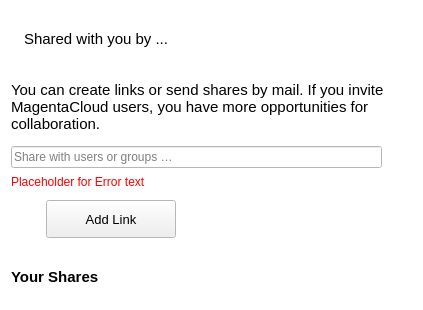
<?xml version="1.0" encoding="UTF-8"?>
<ui version="4.0">
 <class>OCC::ShareUserGroupWidget</class>
 <widget class="QWidget" name="OCC::ShareUserGroupWidget">
  <property name="geometry">
   <rect>
    <x>0</x>
    <y>0</y>
    <width>423</width>
    <height>310</height>
   </rect>
  </property>
  <property name="sizePolicy">
   <sizepolicy hsizetype="Preferred" vsizetype="Preferred">
    <horstretch>0</horstretch>
    <verstretch>0</verstretch>
   </sizepolicy>
  </property>
  <property name="palette">
   <palette>
    <active>
     <colorrole role="Base">
      <brush brushstyle="SolidPattern">
       <color alpha="255">
        <red>255</red>
        <green>255</green>
        <blue>255</blue>
       </color>
      </brush>
     </colorrole>
     <colorrole role="Window">
      <brush brushstyle="SolidPattern">
       <color alpha="255">
        <red>255</red>
        <green>255</green>
        <blue>255</blue>
       </color>
      </brush>
     </colorrole>
    </active>
    <inactive>
     <colorrole role="Base">
      <brush brushstyle="SolidPattern">
       <color alpha="255">
        <red>255</red>
        <green>255</green>
        <blue>255</blue>
       </color>
      </brush>
     </colorrole>
     <colorrole role="Window">
      <brush brushstyle="SolidPattern">
       <color alpha="255">
        <red>255</red>
        <green>255</green>
        <blue>255</blue>
       </color>
      </brush>
     </colorrole>
    </inactive>
    <disabled>
     <colorrole role="Base">
      <brush brushstyle="SolidPattern">
       <color alpha="255">
        <red>255</red>
        <green>255</green>
        <blue>255</blue>
       </color>
      </brush>
     </colorrole>
     <colorrole role="Window">
      <brush brushstyle="SolidPattern">
       <color alpha="255">
        <red>255</red>
        <green>255</green>
        <blue>255</blue>
       </color>
      </brush>
     </colorrole>
    </disabled>
   </palette>
  </property>
  <layout class="QVBoxLayout" name="verticalLayout">
   <property name="spacing">
    <number>11</number>
   </property>
   <property name="bottomMargin">
    <number>5</number>
   </property>
   <item>
    <layout class="QHBoxLayout" name="horizontalLayout_2">
     <property name="rightMargin">
      <number>0</number>
     </property>
     <item>
      <widget class="QLabel" name="cloudIconLabel">
       <property name="sizePolicy">
        <sizepolicy hsizetype="Fixed" vsizetype="Fixed">
         <horstretch>0</horstretch>
         <verstretch>0</verstretch>
        </sizepolicy>
       </property>
       <property name="text">
        <string notr="true"/>
       </property>
       <property name="pixmap">
        <pixmap resource="../../theme.qrc">:/client/theme/magenta/user/default@svg.svg</pixmap>
       </property>
       <property name="alignment">
        <set>Qt::AlignLeading|Qt::AlignLeft|Qt::AlignVCenter</set>
       </property>
      </widget>
     </item>
     <item>
      <widget class="QLabel" name="sharedAccountInfo">
       <property name="font">
        <font>
         <family>Segoe UI</family>
         <pointsize>11</pointsize>
        </font>
       </property>
       <property name="text">
        <string>Shared with you by ...</string>
       </property>
       <property name="wordWrap">
        <bool>true</bool>
       </property>
      </widget>
     </item>
    </layout>
   </item>
   <item>
    <widget class="QLabel" name="shareInfolabel">
     <property name="font">
      <font>
       <family>Segoe UI</family>
       <pointsize>11</pointsize>
      </font>
     </property>
     <property name="text">
      <string>You can create links or send shares by mail. If you invite MagentaCloud users, you have more opportunities for collaboration.</string>
     </property>
     <property name="wordWrap">
      <bool>true</bool>
     </property>
    </widget>
   </item>
   <item>
    <layout class="QVBoxLayout" name="verticalLayout_2">
     <item>
      <layout class="QHBoxLayout" name="shareeHorizontalLayout" stretch="0,0">
       <property name="spacing">
        <number>6</number>
       </property>
       <property name="leftMargin">
        <number>0</number>
       </property>
       <property name="topMargin">
        <number>0</number>
       </property>
       <property name="rightMargin">
        <number>0</number>
       </property>
       <property name="bottomMargin">
        <number>0</number>
       </property>
       <item>
        <widget class="QLineEdit" name="shareeLineEdit">
         <property name="sizePolicy">
          <sizepolicy hsizetype="Expanding" vsizetype="Fixed">
           <horstretch>0</horstretch>
           <verstretch>0</verstretch>
          </sizepolicy>
         </property>
         <property name="styleSheet">
          <string notr="true">font: 10pt &quot;Segoe UI&quot; &quot;#666&quot;;</string>
         </property>
         <property name="placeholderText">
          <string>Share with users or groups …</string>
         </property>
        </widget>
       </item>
       <item>
        <widget class="QToolButton" name="confirmShare">
         <property name="icon">
          <iconset resource="../../theme.qrc">
           <normaloff>:/client/theme/confirm.svg</normaloff>:/client/theme/confirm.svg</iconset>
         </property>
         <property name="autoRaise">
          <bool>true</bool>
         </property>
        </widget>
       </item>
      </layout>
     </item>
     <item>
      <widget class="QLabel" name="errorLabel">
       <property name="sizePolicy">
        <sizepolicy hsizetype="Ignored" vsizetype="Fixed">
         <horstretch>0</horstretch>
         <verstretch>0</verstretch>
        </sizepolicy>
       </property>
       <property name="palette">
        <palette>
         <active>
          <colorrole role="WindowText">
           <brush brushstyle="SolidPattern">
            <color alpha="255">
             <red>255</red>
             <green>0</green>
             <blue>0</blue>
            </color>
           </brush>
          </colorrole>
         </active>
         <inactive>
          <colorrole role="WindowText">
           <brush brushstyle="SolidPattern">
            <color alpha="255">
             <red>255</red>
             <green>0</green>
             <blue>0</blue>
            </color>
           </brush>
          </colorrole>
         </inactive>
         <disabled>
          <colorrole role="WindowText">
           <brush brushstyle="SolidPattern">
            <color alpha="255">
             <red>123</red>
             <green>121</green>
             <blue>134</blue>
            </color>
           </brush>
          </colorrole>
         </disabled>
        </palette>
       </property>
       <property name="font">
        <font>
         <family>Segoe UI</family>
        </font>
       </property>
       <property name="text">
        <string notr="true">Placeholder for Error text</string>
       </property>
       <property name="textFormat">
        <enum>Qt::PlainText</enum>
       </property>
       <property name="alignment">
        <set>Qt::AlignLeading|Qt::AlignLeft|Qt::AlignTop</set>
       </property>
       <property name="wordWrap">
        <bool>true</bool>
       </property>
      </widget>
     </item>
    </layout>
   </item>
   <item>
    <layout class="QHBoxLayout" name="horizontalLayout">
     <item>
      <widget class="QPushButton" name="addLinkButton">
       <property name="sizePolicy">
        <sizepolicy hsizetype="Maximum" vsizetype="Maximum">
         <horstretch>0</horstretch>
         <verstretch>0</verstretch>
        </sizepolicy>
       </property>
       <property name="minimumSize">
        <size>
         <width>130</width>
         <height>38</height>
        </size>
       </property>
       <property name="font">
        <font>
         <family>Segoe UI</family>
         <pointsize>10</pointsize>
        </font>
       </property>
       <property name="text">
        <string>Add Link</string>
       </property>
      </widget>
     </item>
     <item>
      <spacer name="horizontalSpacer">
       <property name="orientation">
        <enum>Qt::Horizontal</enum>
       </property>
       <property name="sizeType">
        <enum>QSizePolicy::Preferred</enum>
       </property>
       <property name="sizeHint" stdset="0">
        <size>
         <width>200</width>
         <height>13</height>
        </size>
       </property>
      </spacer>
     </item>
    </layout>
   </item>
   <item>
    <widget class="QLabel" name="errorLabel_2">
     <property name="sizePolicy">
      <sizepolicy hsizetype="Preferred" vsizetype="Preferred">
       <horstretch>0</horstretch>
       <verstretch>0</verstretch>
      </sizepolicy>
     </property>
     <property name="palette">
      <palette>
       <active>
        <colorrole role="WindowText">
         <brush brushstyle="SolidPattern">
          <color alpha="255">
           <red>0</red>
           <green>0</green>
           <blue>0</blue>
          </color>
         </brush>
        </colorrole>
       </active>
       <inactive>
        <colorrole role="WindowText">
         <brush brushstyle="SolidPattern">
          <color alpha="255">
           <red>0</red>
           <green>0</green>
           <blue>0</blue>
          </color>
         </brush>
        </colorrole>
       </inactive>
       <disabled>
        <colorrole role="WindowText">
         <brush brushstyle="SolidPattern">
          <color alpha="255">
           <red>123</red>
           <green>121</green>
           <blue>134</blue>
          </color>
         </brush>
        </colorrole>
       </disabled>
      </palette>
     </property>
     <property name="font">
      <font>
       <family>Segoe UI</family>
       <pointsize>11</pointsize>
       <weight>75</weight>
       <bold>true</bold>
      </font>
     </property>
     <property name="text">
      <string>Your Shares</string>
     </property>
     <property name="textFormat">
      <enum>Qt::PlainText</enum>
     </property>
     <property name="alignment">
      <set>Qt::AlignLeading|Qt::AlignLeft|Qt::AlignVCenter</set>
     </property>
     <property name="wordWrap">
      <bool>true</bool>
     </property>
    </widget>
   </item>
  </layout>
 </widget>
 <layoutdefault spacing="6" margin="11"/>
 <resources>
  <include location="../../theme.qrc"/>
  <include location="../../theme.qrc"/>
 </resources>
 <connections/>
</ui>
